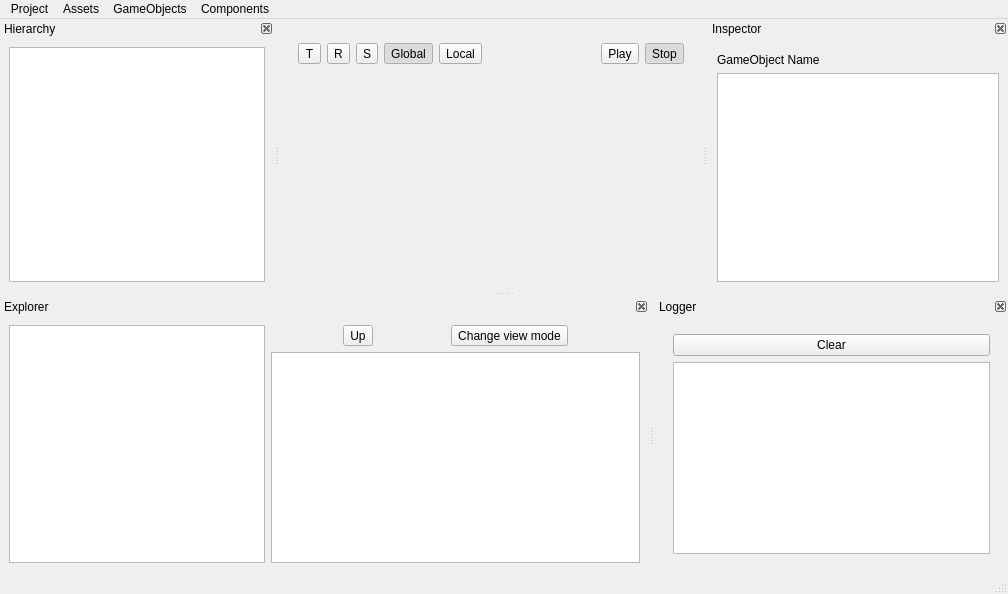
<?xml version="1.0" encoding="UTF-8"?>
<ui version="4.0">
 <class>WindowMain</class>
 <widget class="QMainWindow" name="WindowMain">
  <property name="windowModality">
   <enum>Qt::NonModal</enum>
  </property>
  <property name="geometry">
   <rect>
    <x>0</x>
    <y>0</y>
    <width>1008</width>
    <height>594</height>
   </rect>
  </property>
  <property name="mouseTracking">
   <bool>true</bool>
  </property>
  <property name="focusPolicy">
   <enum>Qt::StrongFocus</enum>
  </property>
  <property name="windowTitle">
   <string>Bang Editor</string>
  </property>
  <widget class="QWidget" name="centralwidget">
   <layout class="QVBoxLayout" name="verticalLayout">
    <item>
     <layout class="QVBoxLayout" name="verticalLayout_3">
      <item>
       <widget class="WindowEventManager" name="windowEventManager" native="true"/>
      </item>
      <item>
       <widget class="Toolbar" name="widgetToolbar" native="true">
        <layout class="QHBoxLayout" name="horizontalLayout_2">
         <item>
          <layout class="QHBoxLayout" name="horizontalLayout">
           <item>
            <widget class="QToolButton" name="buttonTranslateMode">
             <property name="text">
              <string>T</string>
             </property>
             <property name="checkable">
              <bool>true</bool>
             </property>
             <property name="popupMode">
              <enum>QToolButton::DelayedPopup</enum>
             </property>
             <property name="toolButtonStyle">
              <enum>Qt::ToolButtonIconOnly</enum>
             </property>
             <property name="autoRaise">
              <bool>false</bool>
             </property>
             <property name="arrowType">
              <enum>Qt::NoArrow</enum>
             </property>
            </widget>
           </item>
           <item>
            <widget class="QToolButton" name="buttonRotateMode">
             <property name="text">
              <string>R</string>
             </property>
             <property name="checkable">
              <bool>true</bool>
             </property>
            </widget>
           </item>
           <item>
            <widget class="QToolButton" name="buttonScaleMode">
             <property name="text">
              <string>S</string>
             </property>
             <property name="checkable">
              <bool>true</bool>
             </property>
            </widget>
           </item>
           <item>
            <widget class="QToolButton" name="buttonGlobalCoords">
             <property name="text">
              <string>Global</string>
             </property>
             <property name="checkable">
              <bool>true</bool>
             </property>
             <property name="checked">
              <bool>true</bool>
             </property>
             <property name="autoExclusive">
              <bool>false</bool>
             </property>
            </widget>
           </item>
           <item>
            <widget class="QToolButton" name="buttonLocalCoords">
             <property name="text">
              <string>Local</string>
             </property>
             <property name="checkable">
              <bool>true</bool>
             </property>
            </widget>
           </item>
           <item>
            <spacer name="horizontalSpacer">
             <property name="orientation">
              <enum>Qt::Horizontal</enum>
             </property>
             <property name="sizeHint" stdset="0">
              <size>
               <width>40</width>
               <height>20</height>
              </size>
             </property>
            </spacer>
           </item>
           <item>
            <widget class="QToolButton" name="buttonPlay">
             <property name="text">
              <string>Play</string>
             </property>
             <property name="checkable">
              <bool>true</bool>
             </property>
            </widget>
           </item>
           <item>
            <widget class="QToolButton" name="buttonStop">
             <property name="text">
              <string>Stop</string>
             </property>
             <property name="checkable">
              <bool>true</bool>
             </property>
             <property name="checked">
              <bool>true</bool>
             </property>
            </widget>
           </item>
          </layout>
         </item>
        </layout>
       </widget>
      </item>
      <item>
       <widget class="Canvas" name="canvas" native="true">
        <property name="enabled">
         <bool>true</bool>
        </property>
        <property name="sizePolicy">
         <sizepolicy hsizetype="Expanding" vsizetype="Expanding">
          <horstretch>1</horstretch>
          <verstretch>1</verstretch>
         </sizepolicy>
        </property>
        <property name="mouseTracking">
         <bool>true</bool>
        </property>
        <property name="focusPolicy">
         <enum>Qt::StrongFocus</enum>
        </property>
       </widget>
      </item>
     </layout>
    </item>
   </layout>
   <zorder></zorder>
  </widget>
  <widget class="MenuBar" name="menubar">
   <property name="geometry">
    <rect>
     <x>0</x>
     <y>0</y>
     <width>1008</width>
     <height>25</height>
    </rect>
   </property>
   <property name="nativeMenuBar">
    <bool>false</bool>
   </property>
   <widget class="QMenu" name="menuAssets">
    <property name="title">
     <string>Assets</string>
    </property>
    <widget class="QMenu" name="menuCreate">
     <property name="title">
      <string>Create</string>
     </property>
     <addaction name="actionCreatePrefab"/>
     <addaction name="separator"/>
     <addaction name="actionCreateMaterial"/>
     <addaction name="actionCreateMesh"/>
     <addaction name="actionCreateShaderProgram"/>
     <addaction name="actionCreateTexture2D"/>
    </widget>
    <addaction name="menuCreate"/>
   </widget>
   <widget class="QMenu" name="menuGameObject">
    <property name="title">
     <string>GameObjects</string>
    </property>
    <widget class="QMenu" name="menuCreate_2">
     <property name="title">
      <string>Create</string>
     </property>
     <addaction name="actionCreateEmptyGameObject"/>
     <addaction name="separator"/>
     <addaction name="actionCreateFromPrefab"/>
     <addaction name="separator"/>
     <addaction name="actionCreatePlane"/>
     <addaction name="actionCreateCube"/>
     <addaction name="actionCreateSphere"/>
    </widget>
    <addaction name="menuCreate_2"/>
   </widget>
   <widget class="QMenu" name="menuProject">
    <property name="title">
     <string>Project</string>
    </property>
    <addaction name="actionNewScene"/>
    <addaction name="actionOpenScene"/>
    <addaction name="actionSaveScene"/>
    <addaction name="actionSaveSceneAs"/>
    <addaction name="separator"/>
    <addaction name="actionBuild"/>
    <addaction name="actionBuildAndRun"/>
    <addaction name="separator"/>
    <addaction name="actionProjectSettings"/>
   </widget>
   <widget class="QMenu" name="menuComponents">
    <property name="title">
     <string>Components</string>
    </property>
    <widget class="QMenu" name="menuAddComponent">
     <property name="title">
      <string>Add Component</string>
     </property>
     <addaction name="actionAddComponentTransform"/>
     <addaction name="separator"/>
     <addaction name="actionAddComponentBehaviour"/>
     <addaction name="separator"/>
     <addaction name="actionAddComponentCamera"/>
     <addaction name="separator"/>
     <addaction name="actionAddComponentMeshRenderer"/>
     <addaction name="actionAddComponentLineRenderer"/>
     <addaction name="actionAddComponentCircleRenderer"/>
     <addaction name="separator"/>
    </widget>
    <addaction name="menuAddComponent"/>
    <addaction name="actionRemoveComponent"/>
   </widget>
   <addaction name="menuProject"/>
   <addaction name="menuAssets"/>
   <addaction name="menuGameObject"/>
   <addaction name="menuComponents"/>
  </widget>
  <widget class="QStatusBar" name="statusbar"/>
  <widget class="QDockWidget" name="dockHierarchy">
   <property name="features">
    <set>QDockWidget::DockWidgetClosable|QDockWidget::DockWidgetMovable</set>
   </property>
   <property name="allowedAreas">
    <set>Qt::AllDockWidgetAreas</set>
   </property>
   <property name="windowTitle">
    <string>Hierarchy</string>
   </property>
   <attribute name="dockWidgetArea">
    <number>1</number>
   </attribute>
   <widget class="QWidget" name="dockWidgetContents_4">
    <layout class="QVBoxLayout" name="verticalLayout_8">
     <item>
      <layout class="QVBoxLayout" name="verticalLayout_4" stretch="0">
       <item>
        <widget class="Hierarchy" name="widgetHierarchy">
         <property name="sizePolicy">
          <sizepolicy hsizetype="Expanding" vsizetype="Expanding">
           <horstretch>0</horstretch>
           <verstretch>0</verstretch>
          </sizepolicy>
         </property>
         <property name="contextMenuPolicy">
          <enum>Qt::CustomContextMenu</enum>
         </property>
         <property name="acceptDrops">
          <bool>true</bool>
         </property>
         <property name="autoScroll">
          <bool>false</bool>
         </property>
         <property name="dragEnabled">
          <bool>true</bool>
         </property>
         <property name="dragDropMode">
          <enum>QAbstractItemView::DragDrop</enum>
         </property>
         <property name="defaultDropAction">
          <enum>Qt::MoveAction</enum>
         </property>
         <property name="alternatingRowColors">
          <bool>false</bool>
         </property>
         <property name="selectionMode">
          <enum>QAbstractItemView::ExtendedSelection</enum>
         </property>
         <property name="selectionBehavior">
          <enum>QAbstractItemView::SelectRows</enum>
         </property>
         <property name="verticalScrollMode">
          <enum>QAbstractItemView::ScrollPerPixel</enum>
         </property>
         <property name="horizontalScrollMode">
          <enum>QAbstractItemView::ScrollPerPixel</enum>
         </property>
         <property name="indentation">
          <number>10</number>
         </property>
         <property name="rootIsDecorated">
          <bool>true</bool>
         </property>
         <property name="animated">
          <bool>true</bool>
         </property>
         <attribute name="headerVisible">
          <bool>false</bool>
         </attribute>
         <column>
          <property name="text">
           <string notr="true">1</string>
          </property>
         </column>
        </widget>
       </item>
      </layout>
     </item>
    </layout>
   </widget>
  </widget>
  <widget class="QDockWidget" name="dockInspector">
   <property name="sizePolicy">
    <sizepolicy hsizetype="MinimumExpanding" vsizetype="Preferred">
     <horstretch>0</horstretch>
     <verstretch>0</verstretch>
    </sizepolicy>
   </property>
   <property name="minimumSize">
    <size>
     <width>300</width>
     <height>178</height>
    </size>
   </property>
   <property name="floating">
    <bool>false</bool>
   </property>
   <property name="features">
    <set>QDockWidget::DockWidgetClosable|QDockWidget::DockWidgetMovable</set>
   </property>
   <property name="allowedAreas">
    <set>Qt::AllDockWidgetAreas</set>
   </property>
   <property name="windowTitle">
    <string extracomment="Inspector">Inspector</string>
   </property>
   <attribute name="dockWidgetArea">
    <number>2</number>
   </attribute>
   <widget class="QWidget" name="dockWidgetContents_7">
    <property name="sizePolicy">
     <sizepolicy hsizetype="Preferred" vsizetype="Preferred">
      <horstretch>0</horstretch>
      <verstretch>0</verstretch>
     </sizepolicy>
    </property>
    <property name="contextMenuPolicy">
     <enum>Qt::DefaultContextMenu</enum>
    </property>
    <layout class="QVBoxLayout" name="verticalLayout_9">
     <item>
      <widget class="QWidget" name="widget" native="true"/>
     </item>
     <item>
      <layout class="QVBoxLayout" name="verticalLayout_2" stretch="0,1">
       <item>
        <widget class="QLabel" name="labelInspectorGameObjectName">
         <property name="text">
          <string>GameObject Name</string>
         </property>
        </widget>
       </item>
       <item>
        <widget class="Inspector" name="widgetInspector">
         <property name="sizePolicy">
          <sizepolicy hsizetype="Expanding" vsizetype="Expanding">
           <horstretch>0</horstretch>
           <verstretch>0</verstretch>
          </sizepolicy>
         </property>
         <property name="minimumSize">
          <size>
           <width>0</width>
           <height>0</height>
          </size>
         </property>
         <property name="contextMenuPolicy">
          <enum>Qt::CustomContextMenu</enum>
         </property>
         <property name="lineWidth">
          <number>4</number>
         </property>
         <property name="midLineWidth">
          <number>4</number>
         </property>
         <property name="horizontalScrollBarPolicy">
          <enum>Qt::ScrollBarAlwaysOff</enum>
         </property>
         <property name="autoScroll">
          <bool>false</bool>
         </property>
         <property name="dragDropMode">
          <enum>QAbstractItemView::DragOnly</enum>
         </property>
         <property name="defaultDropAction">
          <enum>Qt::IgnoreAction</enum>
         </property>
         <property name="alternatingRowColors">
          <bool>true</bool>
         </property>
         <property name="selectionMode">
          <enum>QAbstractItemView::NoSelection</enum>
         </property>
         <property name="verticalScrollMode">
          <enum>QAbstractItemView::ScrollPerPixel</enum>
         </property>
         <property name="horizontalScrollMode">
          <enum>QAbstractItemView::ScrollPerPixel</enum>
         </property>
         <property name="movement">
          <enum>QListView::Snap</enum>
         </property>
         <property name="flow">
          <enum>QListView::TopToBottom</enum>
         </property>
         <property name="viewMode">
          <enum>QListView::ListMode</enum>
         </property>
        </widget>
       </item>
      </layout>
     </item>
    </layout>
   </widget>
  </widget>
  <widget class="QDockWidget" name="dockExplorer">
   <property name="minimumSize">
    <size>
     <width>493</width>
     <height>210</height>
    </size>
   </property>
   <property name="features">
    <set>QDockWidget::DockWidgetClosable|QDockWidget::DockWidgetMovable</set>
   </property>
   <property name="windowTitle">
    <string>Explorer</string>
   </property>
   <attribute name="dockWidgetArea">
    <number>8</number>
   </attribute>
   <widget class="QWidget" name="dockWidgetContents_5">
    <layout class="QVBoxLayout" name="verticalLayout_10" stretch="1">
     <item>
      <layout class="QHBoxLayout" name="horizontalLayout_3" stretch="0,5">
       <item>
        <widget class="ExplorerDirTree" name="widgetTreeExplorerDirTree">
         <property name="autoScroll">
          <bool>false</bool>
         </property>
         <property name="showDropIndicator" stdset="0">
          <bool>true</bool>
         </property>
         <property name="sortingEnabled">
          <bool>true</bool>
         </property>
         <property name="allColumnsShowFocus">
          <bool>true</bool>
         </property>
        </widget>
       </item>
       <item>
        <layout class="QVBoxLayout" name="verticalLayout_7">
         <item>
          <layout class="QHBoxLayout" name="horizontalLayout_4">
           <item>
            <widget class="QToolButton" name="buttonExplorerDirUp">
             <property name="text">
              <string>Up</string>
             </property>
            </widget>
           </item>
           <item>
            <widget class="QToolButton" name="buttonExplorerChangeViewMode">
             <property name="text">
              <string>Change view mode</string>
             </property>
            </widget>
           </item>
          </layout>
         </item>
         <item>
          <widget class="Explorer" name="widgetListExplorer">
           <property name="sizePolicy">
            <sizepolicy hsizetype="Preferred" vsizetype="Preferred">
             <horstretch>0</horstretch>
             <verstretch>0</verstretch>
            </sizepolicy>
           </property>
           <property name="acceptDrops">
            <bool>true</bool>
           </property>
           <property name="autoScroll">
            <bool>false</bool>
           </property>
           <property name="showDropIndicator" stdset="0">
            <bool>true</bool>
           </property>
           <property name="dragEnabled">
            <bool>true</bool>
           </property>
           <property name="dragDropMode">
            <enum>QAbstractItemView::DragDrop</enum>
           </property>
           <property name="defaultDropAction">
            <enum>Qt::MoveAction</enum>
           </property>
           <property name="movement">
            <enum>QListView::Snap</enum>
           </property>
           <property name="resizeMode">
            <enum>QListView::Adjust</enum>
           </property>
           <property name="layoutMode">
            <enum>QListView::Batched</enum>
           </property>
           <property name="viewMode">
            <enum>QListView::IconMode</enum>
           </property>
           <property name="uniformItemSizes">
            <bool>true</bool>
           </property>
           <property name="wordWrap">
            <bool>true</bool>
           </property>
          </widget>
         </item>
        </layout>
       </item>
      </layout>
     </item>
    </layout>
   </widget>
  </widget>
  <widget class="QDockWidget" name="dockLogger">
   <property name="features">
    <set>QDockWidget::DockWidgetClosable|QDockWidget::DockWidgetMovable</set>
   </property>
   <property name="windowTitle">
    <string>Logger</string>
   </property>
   <attribute name="dockWidgetArea">
    <number>8</number>
   </attribute>
   <widget class="QWidget" name="dockWidgetContents">
    <layout class="QVBoxLayout" name="verticalLayout_5">
     <item>
      <widget class="LoggerWidget" name="widgetLogger" native="true">
       <layout class="QVBoxLayout" name="verticalLayout_6">
        <item>
         <widget class="QPushButton" name="buttonLoggerClear">
          <property name="text">
           <string>Clear</string>
          </property>
         </widget>
        </item>
        <item>
         <widget class="ListLogger" name="listLogger">
          <property name="alternatingRowColors">
           <bool>false</bool>
          </property>
          <property name="selectionMode">
           <enum>QAbstractItemView::SingleSelection</enum>
          </property>
          <property name="selectionBehavior">
           <enum>QAbstractItemView::SelectRows</enum>
          </property>
         </widget>
        </item>
       </layout>
      </widget>
     </item>
    </layout>
   </widget>
  </widget>
  <action name="actionOpenScene">
   <property name="text">
    <string>Open Scene...</string>
   </property>
  </action>
  <action name="actionSaveSceneAs">
   <property name="text">
    <string>Save Scene as...</string>
   </property>
  </action>
  <action name="actionCreateMaterial">
   <property name="text">
    <string>Material</string>
   </property>
  </action>
  <action name="actionCreateMesh">
   <property name="text">
    <string>Mesh</string>
   </property>
  </action>
  <action name="actionCreateShaderProgram">
   <property name="text">
    <string>ShaderProgram</string>
   </property>
  </action>
  <action name="actionCreateTexture2D">
   <property name="text">
    <string>Texture2D</string>
   </property>
  </action>
  <action name="actionProjectSettings">
   <property name="text">
    <string>Project Settings</string>
   </property>
  </action>
  <action name="actionCreatePrefab">
   <property name="text">
    <string>Prefab</string>
   </property>
  </action>
  <action name="actionRemoveComponent">
   <property name="text">
    <string>Remove Component</string>
   </property>
  </action>
  <action name="actionAddComponentMeshRenderer">
   <property name="text">
    <string>Mesh Renderer</string>
   </property>
  </action>
  <action name="actionAddComponentCamera">
   <property name="text">
    <string>Camera</string>
   </property>
  </action>
  <action name="actionAddComponentTransform">
   <property name="text">
    <string>Transform</string>
   </property>
  </action>
  <action name="actionAddComponentBehaviour">
   <property name="text">
    <string>Behaviour</string>
   </property>
  </action>
  <action name="actionNewScene">
   <property name="text">
    <string>New Scene</string>
   </property>
  </action>
  <action name="actionSaveScene">
   <property name="text">
    <string>Save Scene</string>
   </property>
  </action>
  <action name="actionAddComponentLineRenderer">
   <property name="text">
    <string>Line Renderer</string>
   </property>
  </action>
  <action name="actionAddComponentCircleRenderer">
   <property name="text">
    <string>Circle Renderer</string>
   </property>
  </action>
  <action name="actionCreateFromPrefab">
   <property name="text">
    <string>From Prefab</string>
   </property>
  </action>
  <action name="actionCreateEmptyGameObject">
   <property name="text">
    <string>Empty</string>
   </property>
  </action>
  <action name="actionCreatePlane">
   <property name="text">
    <string>Plane</string>
   </property>
  </action>
  <action name="actionCreateCube">
   <property name="text">
    <string>Cube</string>
   </property>
  </action>
  <action name="actionCreateSphere">
   <property name="text">
    <string>Sphere</string>
   </property>
  </action>
  <action name="actionBuild">
   <property name="text">
    <string>Build</string>
   </property>
  </action>
  <action name="actionBuildAndRun">
   <property name="text">
    <string>Build and Run</string>
   </property>
  </action>
  <zorder>dockExplorer</zorder>
 </widget>
 <customwidgets>
  <customwidget>
   <class>Canvas</class>
   <extends>QWidget</extends>
   <header>Canvas.h</header>
   <container>1</container>
   <slots>
    <slot>OnTopKekPressed()</slot>
    <slot>OnPauseResumeButtonPressed()</slot>
   </slots>
  </customwidget>
  <customwidget>
   <class>WindowEventManager</class>
   <extends>QWidget</extends>
   <header>WindowEventManager.h</header>
   <container>1</container>
   <slots>
    <slot>_NotifyMenuBarItemClicked(int)</slot>
    <slot>NotifyButtonGlobalCoordsClicked(QAction*)</slot>
   </slots>
  </customwidget>
  <customwidget>
   <class>Hierarchy</class>
   <extends>QTreeWidget</extends>
   <header>Hierarchy.h</header>
   <slots>
    <slot>_NotifyHierarchyItemSelectionChanged()</slot>
    <slot>OnCustomContextMenuRequested(QPoint)</slot>
   </slots>
  </customwidget>
  <customwidget>
   <class>Inspector</class>
   <extends>QListWidget</extends>
   <header>Inspector.h</header>
  </customwidget>
  <customwidget>
   <class>LoggerWidget</class>
   <extends>QWidget</extends>
   <header>LoggerWidget.h</header>
   <container>1</container>
  </customwidget>
  <customwidget>
   <class>ListLogger</class>
   <extends>QListWidget</extends>
   <header>ListLogger.h</header>
  </customwidget>
  <customwidget>
   <class>Explorer</class>
   <extends>QListView</extends>
   <header>Explorer.h</header>
  </customwidget>
  <customwidget>
   <class>MenuBar</class>
   <extends>QMenuBar</extends>
   <header>MenuBar.h</header>
  </customwidget>
  <customwidget>
   <class>ExplorerDirTree</class>
   <extends>QTreeView</extends>
   <header>ExplorerDirTree.h</header>
  </customwidget>
  <customwidget>
   <class>Toolbar</class>
   <extends>QWidget</extends>
   <header>Toolbar.h</header>
   <container>1</container>
  </customwidget>
 </customwidgets>
 <resources/>
 <connections>
  <connection>
   <sender>widgetHierarchy</sender>
   <signal>customContextMenuRequested(QPoint)</signal>
   <receiver>widgetHierarchy</receiver>
   <slot>OnCustomContextMenuRequested(QPoint)</slot>
   <hints>
    <hint type="sourcelabel">
     <x>75</x>
     <y>123</y>
    </hint>
    <hint type="destinationlabel">
     <x>87</x>
     <y>127</y>
    </hint>
   </hints>
  </connection>
  <connection>
   <sender>buttonLoggerClear</sender>
   <signal>clicked()</signal>
   <receiver>listLogger</receiver>
   <slot>clear()</slot>
   <hints>
    <hint type="sourcelabel">
     <x>922</x>
     <y>553</y>
    </hint>
    <hint type="destinationlabel">
     <x>922</x>
     <y>520</y>
    </hint>
   </hints>
  </connection>
 </connections>
</ui>
